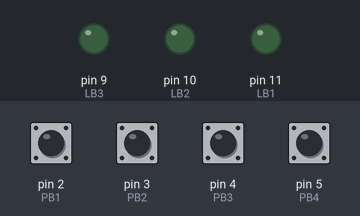
Simulated run of this sketch. Board: Arduino Mega 2560, built with avr-gcc and run on an emulated ATmega2560. On the bench: output pins drawn as LEDs (lit = HIGH). Dashed ring = blinking. The test bench sets the inputs (shaded band); at power-on: pin 2 (PB1), pin 3 (PB2), pin 4 (PB3), pin 5 (PB4) HIGH.

Above: at 1.2 s.
1.3 s: pin 2 (PB1) pulled LOW for 0.15 s
At 1.4 s:
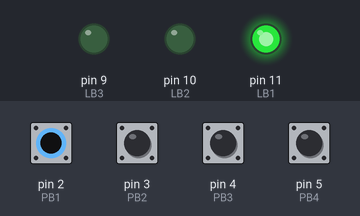
At 1.9 s:
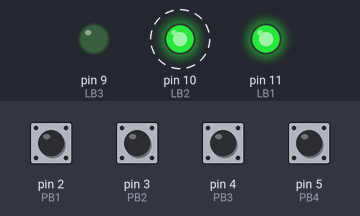
4.3 s: pin 5 (PB4) pulled LOW for 0.15 s
At 4.9 s:
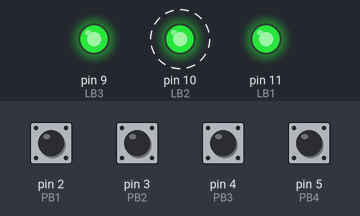
7.3 s: pin 4 (PB3) pulled LOW for 1 s
10.4 s: pin 3 (PB2) pulled LOW for 0.15 s
13.4 s: pin 2 (PB1) pulled LOW for 1 s
At 13.7 s:
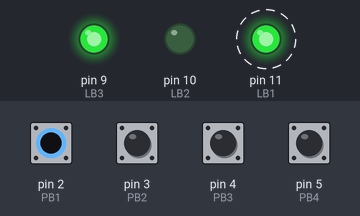
16.4 s: pin 4 (PB3) pulled LOW for 0.15 s
Timing chart, 0 to 20.4 s (numbered marks = the images above; inputs shaded):
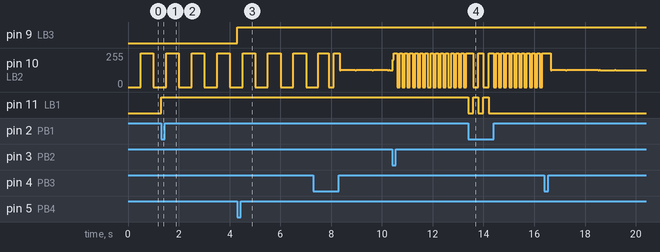

The sketch:

sketch.ino
```cpp
#define  PB1 2
#define  PB2 3
#define  PB3 4
#define  PB4 5
#define LB1 11 //LED BAR
#define LB2  10
#define LB3 9

#define BLINK_DELAY_STEP 100

int blink_delay=500; //100 ms
unsigned long last_blink=0;

void setup() {
  // put your setup code here, to run once:
pinMode(PB1, INPUT_PULLUP);
pinMode(PB2, INPUT_PULLUP);
pinMode(PB3, INPUT_PULLUP);
pinMode(PB4, INPUT_PULLUP);

pinMode(LB1, OUTPUT);
pinMode(LB2, OUTPUT);
pinMode(LB3, OUTPUT);
}

void loop() {
  // put your main code here, to run repeatedly:
  if(!digitalRead(PB1))
  {
  digitalWrite(LB1,! digitalRead(LB1));
  delay(200);
  }
   if(!digitalRead(PB2))
  {
  blink_delay+=BLINK_DELAY_STEP;
  delay(200);
  }
  if(!digitalRead(PB3))
  {
  blink_delay-=BLINK_DELAY_STEP;
  blink_delay= blink_delay<0?0: blink_delay;
    delay(200);
  }
if(millis()-last_blink>blink_delay)
{
  digitalWrite(LB2,! digitalRead(LB2));
  last_blink=millis();
}
 if(!digitalRead(PB4))
  {
  digitalWrite(LB3,! digitalRead(LB3));
  delay(200);
  }


}
```

Measured:
- after the input at 1.3 s, pin 11 (LB1): LOW → HIGH at once
- after the input at 4.3 s, pin 9 (LB3): LOW → HIGH at once
- after the input at 13.4 s, pin 11 (LB1): alternates HIGH for 0.20 s and LOW for 0.20 s, 5 changes in all, then stays LOW, starting at once
